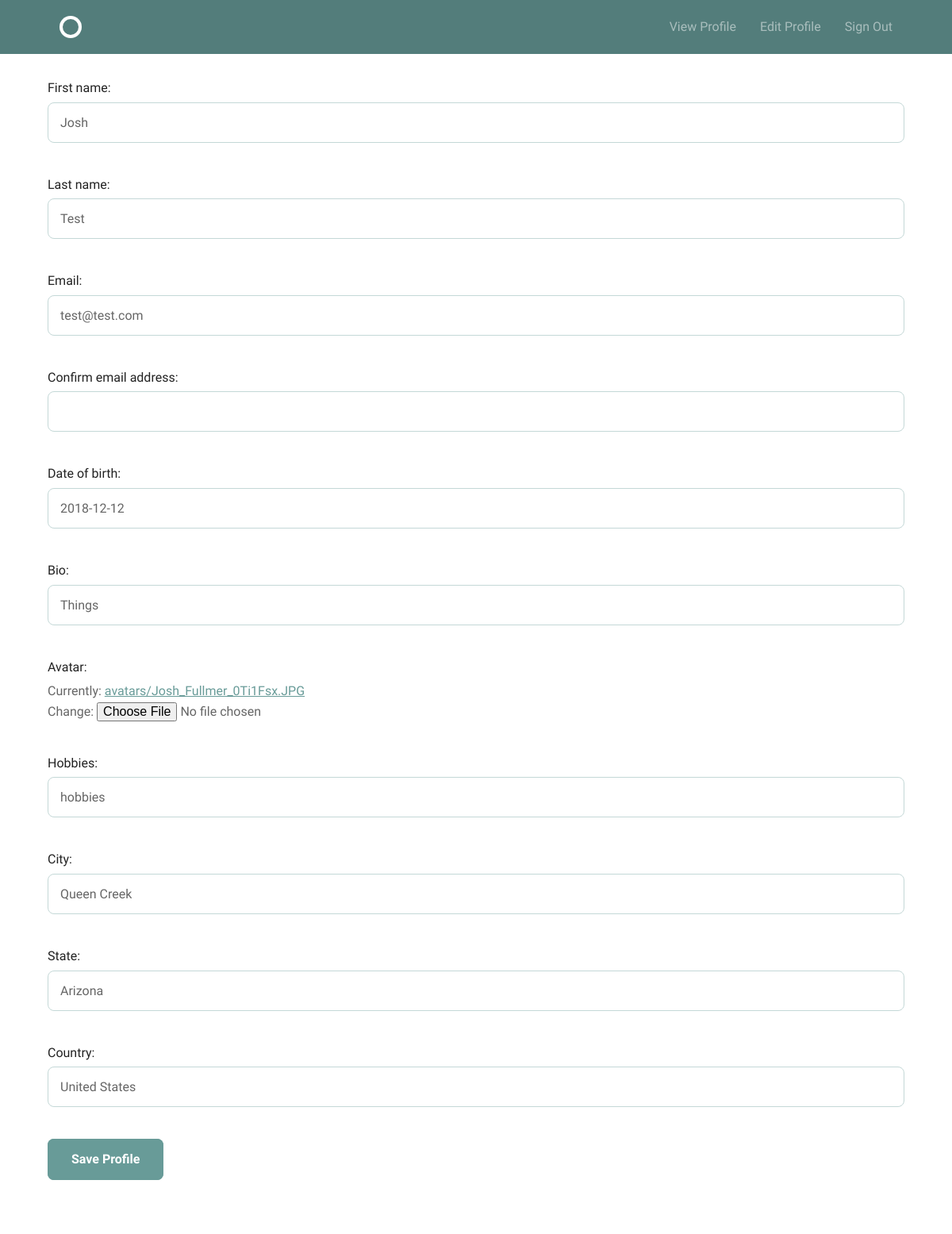
/accounts/profile/edit/ (signed in), run on an earlier commit of the app's database.
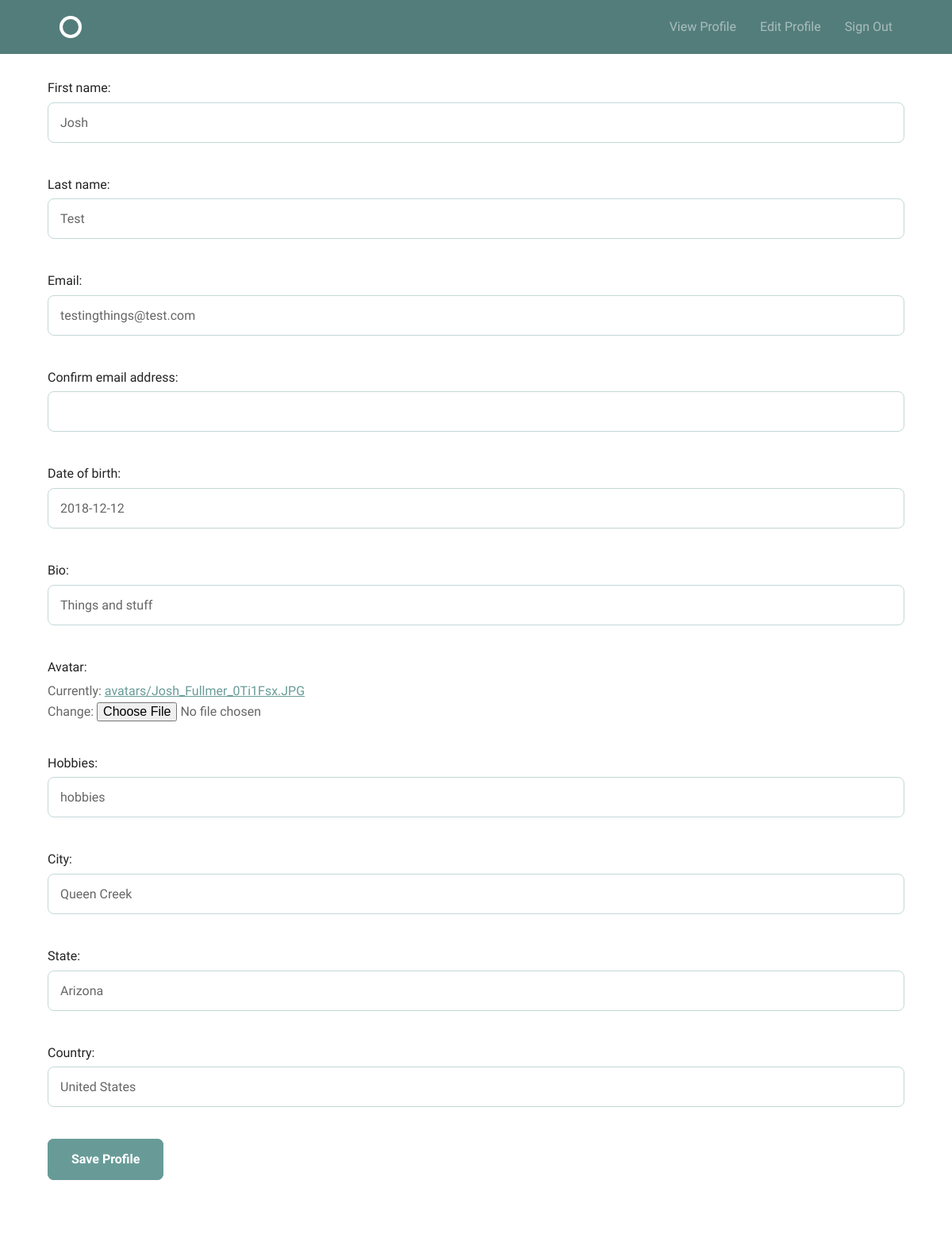
And on a later commit of the database.
### accounts/models.py (models this page shows)
class UserProfile(models.Model):
    first_name = models.CharField(max_length=50)
    last_name = models.CharField(max_length=50)
    email = models.EmailField()
    date_of_birth = models.DateField()
    bio = HTMLField()
    avatar = models.ImageField(upload_to='./avatars')
    hobbies = models.CharField(max_length=255)
    city = models.CharField(max_length=50)
    state = models.CharField(max_length=50)
    country = models.CharField(max_length=50)
    user = models.OneToOneField(User,
                                related_name="profile",
                                on_delete=models.CASCADE)

### accounts/views.py (the view, shortened to what this page needs)
# urls.py: url(r'profile/edit/$', views.user_profile, name='user_profile_edit'),
@login_required
def user_profile(request):
    try:
        profile = models.UserProfile.objects.get(user=request.user)
    except ObjectDoesNotExist:
        profile = None
    form = forms.UserProfileForm(instance=profile)
    return render(request, 'accounts/userprofile_form.html', {'form': form})

### accounts/forms.py (shortened to what this page needs)
class UserProfileForm(forms.ModelForm):
    email2 = forms.EmailField(label='Confirm email address')
    bio = forms.CharField(widget=TinyMCE(attrs={'cols': 80, 'rows': 30}))
    class Meta:
        model = models.UserProfile
        fields = [
            'first_name',
            'last_name',
            'email',
            'email2',
            'date_of_birth',
            'bio',
            'avatar',
            'hobbies',
            'city',
            'state',
            'country',
        ]

### accounts/templates/accounts/userprofile_form.html (shortened to what this page needs)
{% extends "layout.html" %}
{% block body %}
<form method="POST" action="{% url 'accounts:user_profile_edit' %}" enctype="multipart/form-data">
    {{ form.as_p }}
    <input type="submit" class="button-primary" value="Save Profile">
</form>
{% endblock %}

What changed in the data, as far as the page shows it:
changed UserProfile "Josh": email "test@test.com" → "testingthings@test.com"; bio "Things" → "Things and stuff"
